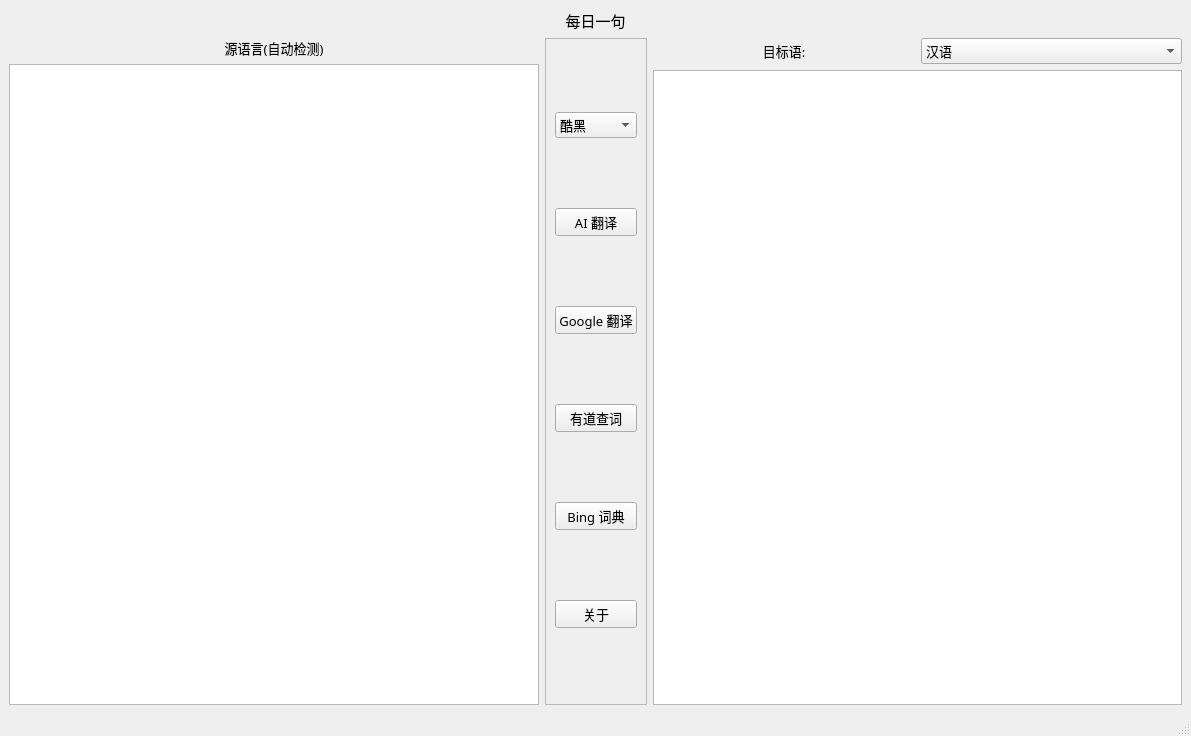
<?xml version="1.0" encoding="UTF-8"?>
<ui version="4.0">
 <class>MainWindow</class>
 <widget class="QMainWindow" name="MainWindow">
  <property name="geometry">
   <rect>
    <x>0</x>
    <y>0</y>
    <width>1191</width>
    <height>736</height>
   </rect>
  </property>
  <property name="windowTitle">
   <string>AITranslator  v1.0</string>
  </property>
  <property name="windowIcon">
   <iconset resource="res.qrc">
    <normaloff>:/icons/images/icon.ico</normaloff>:/icons/images/icon.ico</iconset>
  </property>
  <property name="locale">
   <locale language="Chinese" country="China"/>
  </property>
  <property name="iconSize">
   <size>
    <width>64</width>
    <height>64</height>
   </size>
  </property>
  <widget class="QWidget" name="centralwidget">
   <layout class="QGridLayout" name="gridLayout">
    <item row="1" column="0">
     <layout class="QHBoxLayout" name="horizontalLayout_2">
      <item>
       <layout class="QHBoxLayout" name="horizontalLayout_3">
        <item>
         <layout class="QVBoxLayout" name="verticalLayout">
          <property name="sizeConstraint">
           <enum>QLayout::SetDefaultConstraint</enum>
          </property>
          <item>
           <widget class="QLabel" name="label_2">
            <property name="font">
             <font>
              <family>微软雅黑</family>
              <pointsize>10</pointsize>
             </font>
            </property>
            <property name="text">
             <string>源语言(自动检测)</string>
            </property>
            <property name="alignment">
             <set>Qt::AlignCenter</set>
            </property>
           </widget>
          </item>
          <item>
           <widget class="QPlainTextEdit" name="search_edit">
            <property name="sizePolicy">
             <sizepolicy hsizetype="Expanding" vsizetype="Expanding">
              <horstretch>0</horstretch>
              <verstretch>0</verstretch>
             </sizepolicy>
            </property>
            <property name="font">
             <font>
              <family>Source Code Pro</family>
              <pointsize>12</pointsize>
             </font>
            </property>
           </widget>
          </item>
         </layout>
        </item>
        <item>
         <layout class="QVBoxLayout" name="verticalLayout_3">
          <property name="spacing">
           <number>0</number>
          </property>
          <property name="sizeConstraint">
           <enum>QLayout::SetDefaultConstraint</enum>
          </property>
          <item>
           <widget class="QScrollArea" name="scrollArea">
            <property name="sizePolicy">
             <sizepolicy hsizetype="Minimum" vsizetype="Expanding">
              <horstretch>0</horstretch>
              <verstretch>0</verstretch>
             </sizepolicy>
            </property>
            <property name="lineWidth">
             <number>0</number>
            </property>
            <property name="widgetResizable">
             <bool>true</bool>
            </property>
            <widget class="QWidget" name="scrollAreaWidgetContents">
             <property name="geometry">
              <rect>
               <x>0</x>
               <y>0</y>
               <width>155</width>
               <height>647</height>
              </rect>
             </property>
             <layout class="QVBoxLayout" name="verticalLayout_4">
              <item>
               <widget class="QComboBox" name="theme_comboBox">
                <property name="font">
                 <font>
                  <family>微软雅黑</family>
                  <pointsize>10</pointsize>
                 </font>
                </property>
                <item>
                 <property name="text">
                  <string>酷黑</string>
                 </property>
                </item>
                <item>
                 <property name="text">
                  <string>炫白</string>
                 </property>
                </item>
                <item>
                 <property name="text">
                  <string>系统</string>
                 </property>
                </item>
                <item>
                 <property name="text">
                  <string>自定义</string>
                 </property>
                </item>
               </widget>
              </item>
              <item>
               <widget class="QPushButton" name="AI_button">
                <property name="sizePolicy">
                 <sizepolicy hsizetype="Minimum" vsizetype="Fixed">
                  <horstretch>0</horstretch>
                  <verstretch>0</verstretch>
                 </sizepolicy>
                </property>
                <property name="font">
                 <font>
                  <family>微软雅黑</family>
                  <pointsize>10</pointsize>
                 </font>
                </property>
                <property name="text">
                 <string>AI 翻译</string>
                </property>
                <property name="icon">
                 <iconset resource="res.qrc">
                  <normaloff>:/icons/images/AI.ico</normaloff>:/icons/images/AI.ico</iconset>
                </property>
               </widget>
              </item>
              <item>
               <widget class="QPushButton" name="google_button">
                <property name="font">
                 <font>
                  <family>微软雅黑</family>
                  <pointsize>10</pointsize>
                 </font>
                </property>
                <property name="text">
                 <string>Google 翻译</string>
                </property>
                <property name="icon">
                 <iconset resource="res.qrc">
                  <normaloff>:/icons/images/google.ico</normaloff>:/icons/images/google.ico</iconset>
                </property>
               </widget>
              </item>
              <item>
               <widget class="QPushButton" name="youDaoButton">
                <property name="sizePolicy">
                 <sizepolicy hsizetype="Minimum" vsizetype="Fixed">
                  <horstretch>0</horstretch>
                  <verstretch>0</verstretch>
                 </sizepolicy>
                </property>
                <property name="font">
                 <font>
                  <family>微软雅黑</family>
                  <pointsize>10</pointsize>
                 </font>
                </property>
                <property name="text">
                 <string>有道查词</string>
                </property>
                <property name="icon">
                 <iconset resource="res.qrc">
                  <normaloff>:/icons/images/youdao.ico</normaloff>:/icons/images/youdao.ico</iconset>
                </property>
               </widget>
              </item>
              <item>
               <widget class="QPushButton" name="bingButton">
                <property name="font">
                 <font>
                  <family>微软雅黑</family>
                  <pointsize>10</pointsize>
                 </font>
                </property>
                <property name="text">
                 <string>Bing 词典</string>
                </property>
                <property name="icon">
                 <iconset resource="res.qrc">
                  <normaloff>:/icons/images/bing.ico</normaloff>:/icons/images/bing.ico</iconset>
                </property>
                <property name="iconSize">
                 <size>
                  <width>16</width>
                  <height>16</height>
                 </size>
                </property>
               </widget>
              </item>
              <item>
               <widget class="QPushButton" name="about_button">
                <property name="font">
                 <font>
                  <family>微软雅黑</family>
                  <pointsize>10</pointsize>
                 </font>
                </property>
                <property name="text">
                 <string>关于</string>
                </property>
                <property name="icon">
                 <iconset resource="res.qrc">
                  <normaloff>:/icons/images/about.ico</normaloff>:/icons/images/about.ico</iconset>
                </property>
               </widget>
              </item>
             </layout>
            </widget>
           </widget>
          </item>
         </layout>
        </item>
        <item>
         <layout class="QVBoxLayout" name="verticalLayout_2">
          <item>
           <layout class="QHBoxLayout" name="horizontalLayout_4">
            <item>
             <widget class="QLabel" name="label">
              <property name="font">
               <font>
                <family>微软雅黑</family>
                <pointsize>10</pointsize>
               </font>
              </property>
              <property name="text">
               <string>目标语:</string>
              </property>
              <property name="alignment">
               <set>Qt::AlignCenter</set>
              </property>
             </widget>
            </item>
            <item>
             <widget class="QComboBox" name="type_ComboBox">
              <property name="font">
               <font>
                <family>微软雅黑</family>
                <pointsize>10</pointsize>
               </font>
              </property>
              <property name="editable">
               <bool>false</bool>
              </property>
              <property name="currentText">
               <string>汉语</string>
              </property>
              <item>
               <property name="text">
                <string>汉语</string>
               </property>
              </item>
              <item>
               <property name="text">
                <string>英语</string>
               </property>
              </item>
              <item>
               <property name="text">
                <string>文言文</string>
               </property>
              </item>
              <item>
               <property name="text">
                <string>日语</string>
               </property>
              </item>
              <item>
               <property name="text">
                <string>韩语</string>
               </property>
              </item>
              <item>
               <property name="text">
                <string>法语</string>
               </property>
              </item>
              <item>
               <property name="text">
                <string>西班牙语</string>
               </property>
              </item>
              <item>
               <property name="text">
                <string>泰语</string>
               </property>
              </item>
              <item>
               <property name="text">
                <string>俄语</string>
               </property>
              </item>
              <item>
               <property name="text">
                <string>德语</string>
               </property>
              </item>
             </widget>
            </item>
           </layout>
          </item>
          <item>
           <widget class="QTextEdit" name="result_edit">
            <property name="font">
             <font>
              <family>Source Code Pro</family>
              <pointsize>12</pointsize>
             </font>
            </property>
            <property name="locale">
             <locale language="Chinese" country="China"/>
            </property>
           </widget>
          </item>
         </layout>
        </item>
       </layout>
      </item>
     </layout>
    </item>
    <item row="0" column="0">
     <layout class="QHBoxLayout" name="horizontalLayout">
      <item>
       <widget class="QLabel" name="poem_label">
        <property name="font">
         <font>
          <family>微软雅黑</family>
          <pointsize>11</pointsize>
         </font>
        </property>
        <property name="locale">
         <locale language="Chinese" country="China"/>
        </property>
        <property name="text">
         <string>每日一句</string>
        </property>
        <property name="alignment">
         <set>Qt::AlignCenter</set>
        </property>
       </widget>
      </item>
     </layout>
    </item>
   </layout>
  </widget>
  <widget class="QStatusBar" name="statusbar"/>
 </widget>
 <resources>
  <include location="res.qrc"/>
 </resources>
 <connections/>
</ui>
